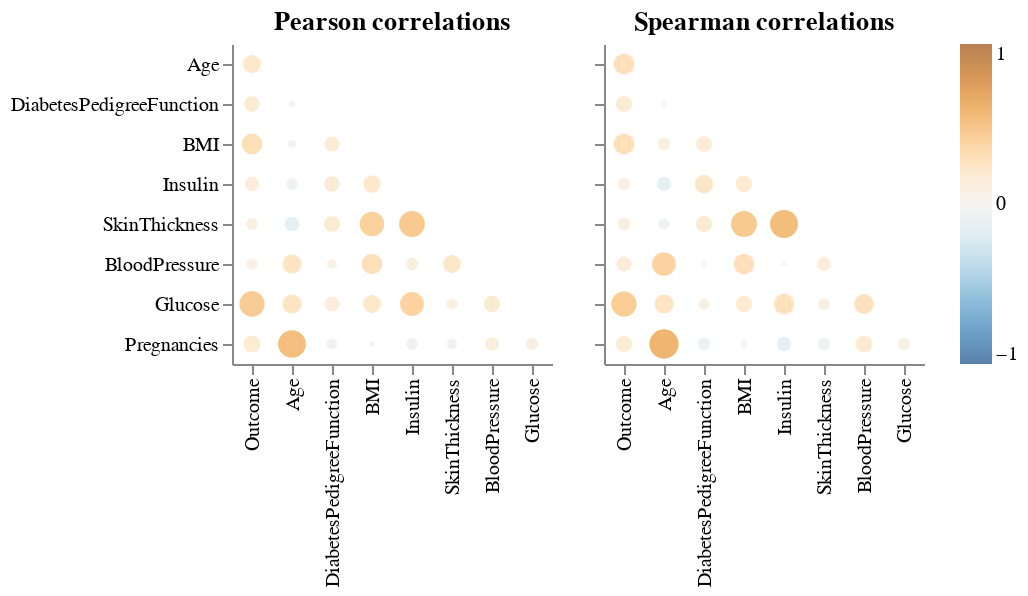

Notebook code cell kept with this figure:
### Markdown cell above
The Graphs above show us the respective distribution of each of the features. We have categorized the results to show the how distribution of each feature is when the Outcome is 0 (Non-Diabetic) and when the Outcome is 1 (Diabetic). This helps give us an indication on certain relationships between the features and the target.

For the Glucose levels, we see for the Non-Diabetic class that glucose levels are a somewhat normal distribution; but for the Diabetic class, the glucose levels lean heavily towards the middle to higher range. BMI for the Diabetic class looks like a normal distribution, but it also skews slighty to higher values. But for the Non-Diabetic class interestingly the BMI distribution seems more bimodal.

For the distribution of Age we see that Ages 20 to 32 are dominated by Non-Diabetics, but after the age of 32 we see that the count levels are close between the Diabetic and Non-Diabetic classes, where for some bins the Diabetic class even overtakes the Non-Diabetic even with a lower total count of observations in the data set. The Non-Diabetic class in the Age Distribution leans more towards lower ages meanwhile the Diabetic class' distribution is somewhat consistent across its age range.

For Pregnancies the lower range of pregnancies is dominated by the Non-Diabetic class, meanwhile for higher range of pregnancies the Diabetic class has more observations.

For Skin Thickness both the Diabetic and Non-Diabetic class are close to a normal distribution but the Non-Diabetic distribution skews slighty towards lower values and the Diabetic class skews more towards higher values.

### Code cell
aly.corr(train_df)

### Figure 1 — Vega-Lite specification as saved in the notebook (floating-point values rounded to 4 significant figures)
{"config": {"view": {"continuousWidth": 300, "continuousHeight": 300, "strokeWidth": 0}}, "concat": [{"data": {"name": "data-afd48d339e9c0d2c22b8dfe4544099d5"}, "mark": {"type": "circle"}, "encoding": {"color": {"field": "value", "scale": {"domain": [-1, 1], "scheme": "blueorange"}, "title": "", "type": "quantitative"}, "size": {"field": "abs_value", "legend": null, "scale": {"domain": [0, 1]}, "type": "quantitative"}, "tooltip": [{"field": "value", "format": ".2f", "title": "corr", "type": "quantitative"}, {"field": "index", "title": "x", "type": "nominal"}, {"field": "variable", "title": "y", "type": "nominal"}], "x": {"field": "index", "sort": ["Outcome", "Age", "DiabetesPedigreeFunction", "BMI", "Insulin", "SkinThickness", "BloodPressure", "Glucose"], "title": "", "type": "nominal"}, "y": {"axis": {}, "field": "variable", "sort": ["Age", "DiabetesPedigreeFunction", "BMI", "Insulin", "SkinThickness", "BloodPressure", "Glucose", "Pregnancies"], "title": "", "type": "nominal"}}, "title": "Pearson correlations", "transform": [{"calculate": "abs(datum.value)", "as": "abs_value"}]}, {"data": {"name": "data-f86ab29755c717363e8fe5d452be7a35"}, "mark": {"type": "circle"}, "encoding": {"color": {"field": "value", "scale": {"domain": [-1, 1], "scheme": "blueorange"}, "title": "", "type": "quantitative"}, "size": {"field": "abs_value", "legend": null, "scale": {"domain": [0, 1]}, "type": "quantitative"}, "tooltip": [{"field": "value", "format": ".2f", "title": "corr", "type": "quantitative"}, {"field": "index", "title": "x", "type": "nominal"}, {"field": "variable", "title": "y", "type": "nominal"}], "x": {"field": "index", "sort": ["Outcome", "Age", "DiabetesPedigreeFunction", "BMI", "Insulin", "SkinThickness", "BloodPressure", "Glucose"], "title": "", "type": "nominal"}, "y": {"axis": {"labels": false}, "field": "variable", "sort": ["Age", "DiabetesPedigreeFunction", "BMI", "Insulin", "SkinThickness", "BloodPressure", "Glucose", "Pregnancies"], "title": "", "type": "nominal"}}, "title": "Spearman correlations", "transform": [{"calculate": "abs(datum.value)", "as": "abs_value"}]}], "resolve": {"axis": {"y": "shared"}}, "$schema": "https://vega.github.io/schema/vega-lite/v5.20.1.json", "datasets": {"data-afd48d339e9c0d2c22b8dfe4544099d5": [{"index": "Outcome", "variable": "SkinThickness", "value": 0.08957}, {"index": "Age", "variable": "SkinThickness", "value": -0.1384}, {"index": "DiabetesPedigreeFunction", "variable": "SkinThickness", "value": 0.173}, {"index": "BMI", "variable": "SkinThickness", "value": 0.4057}, {"index": "Insulin", "variable": "SkinThickness", "value": 0.4559}, {"index": "Outcome", "variable": "Pregnancies", "value": 0.193}, {"index": "BloodPressure", "variable": "Pregnancies", "value": 0.1148}, {"index": "Glucose", "variable": "Pregnancies", "value": 0.09511}, {"index": "Age", "variable": "Pregnancies", "value": 0.5279}, {"index": "SkinThickness", "variable": "Pregnancies", "value": -0.06431}, {"index": "Insulin", "variable": "Pregnancies", "value": -0.08112}, {"index": "BMI", "variable": "Pregnancies", "value": 0.006332}, {"index": "DiabetesPedigreeFunction", "variable": "Pregnancies", "value": -0.06895}, {"index": "Outcome", "variable": "Insulin", "value": 0.1332}, {"index": "BMI", "variable": "Insulin", "value": 0.204}, {"index": "DiabetesPedigreeFunction", "variable": "Insulin", "value": 0.1611}, {"index": "Age", "variable": "Insulin", "value": -0.07998}, {"index": "BloodPressure", "variable": "Glucose", "value": 0.1751}, {"index": "SkinThickness", "variable": "Glucose", "value": 0.07194}, {"index": "Outcome", "variable": "Glucose", "value": 0.4356}, {"index": "DiabetesPedigreeFunction", "variable": "Glucose", "value": 0.1406}, {"index": "BMI", "variable": "Glucose", "value": 0.2144}, {"index": "Insulin", "variable": "Glucose", "value": 0.386}, {"index": "Age", "variable": "Glucose", "value": 0.2455}, {"index": "Age", "variable": "DiabetesPedigreeFunction", "value": 0.02365}, {"index": "Outcome", "variable": "DiabetesPedigreeFunction", "value": 0.1634}, {"index": "DiabetesPedigreeFunction", "variable": "BloodPressure", "value": 0.06152}, {"index": "Outcome", "variable": "BloodPressure", "value": 0.07644}, {"index": "Age", "variable": "BloodPressure", "value": 0.2398}, {"index": "BMI", "variable": "BloodPressure", "value": 0.2801}, {"index": "Insulin", "variable": "BloodPressure", "value": 0.1048}, {"index": "SkinThickness", "variable": "BloodPressure", "value": 0.2153}, {"index": "DiabetesPedigreeFunction", "variable": "BMI", "value": 0.1502}, {"index": "Age", "variable": "BMI", "value": 0.03199}, {"index": "Outcome", "variable": "BMI", "value": 0.2912}, {"index": "Outcome", "variable": "Age", "value": 0.2096}], "data-f86ab29755c717363e8fe5d452be7a35": [{"index": "Outcome", "variable": "SkinThickness", "value": 0.1054}, {"index": "Age", "variable": "SkinThickness", "value": -0.07443}, {"index": "DiabetesPedigreeFunction", "variable": "SkinThickness", "value": 0.1822}, {"index": "BMI", "variable": "SkinThickness", "value": 0.4559}, {"index": "Insulin", "variable": "SkinThickness", "value": 0.5352}, {"index": "Outcome", "variable": "Pregnancies", "value": 0.1708}, {"index": "BloodPressure", "variable": "Pregnancies", "value": 0.1902}, {"index": "Glucose", "variable": "Pregnancies", "value": 0.09303}, {"index": "Age", "variable": "Pregnancies", "value": 0.5893}, {"index": "SkinThickness", "variable": "Pregnancies", "value": -0.08648}, {"index": "Insulin", "variable": "Pregnancies", "value": -0.1393}, {"index": "BMI", "variable": "Pregnancies", "value": -0.02667}, {"index": "DiabetesPedigreeFunction", "variable": "Pregnancies", "value": -0.09615}, {"index": "Outcome", "variable": "Insulin", "value": 0.09809}, {"index": "BMI", "variable": "Insulin", "value": 0.1881}, {"index": "DiabetesPedigreeFunction", "variable": "Insulin", "value": 0.2283}, {"index": "Age", "variable": "Insulin", "value": -0.1357}, {"index": "BloodPressure", "variable": "Glucose", "value": 0.2634}, {"index": "SkinThickness", "variable": "Glucose", "value": 0.08417}, {"index": "Outcome", "variable": "Glucose", "value": 0.4339}, {"index": "DiabetesPedigreeFunction", "variable": "Glucose", "value": 0.07783}, {"index": "BMI", "variable": "Glucose", "value": 0.1888}, {"index": "Insulin", "variable": "Glucose", "value": 0.2767}, {"index": "Age", "variable": "Glucose", "value": 0.2472}, {"index": "Age", "variable": "DiabetesPedigreeFunction", "value": 0.01108}, {"index": "Outcome", "variable": "DiabetesPedigreeFunction", "value": 0.1643}, {"index": "DiabetesPedigreeFunction", "variable": "BloodPressure", "value": 0.01015}, {"index": "Outcome", "variable": "BloodPressure", "value": 0.1416}, {"index": "Age", "variable": "BloodPressure", "value": 0.3819}, {"index": "BMI", "variable": "BloodPressure", "value": 0.283}, {"index": "Insulin", "variable": "BloodPressure", "value": 0.001658}, {"index": "SkinThickness", "variable": "BloodPressure", "value": 0.1347}, {"index": "DiabetesPedigreeFunction", "variable": "BMI", "value": 0.1612}, {"index": "Age", "variable": "BMI", "value": 0.1018}, {"index": "Outcome", "variable": "BMI", "value": 0.2901}, {"index": "Outcome", "variable": "Age", "value": 0.2842}]}}
